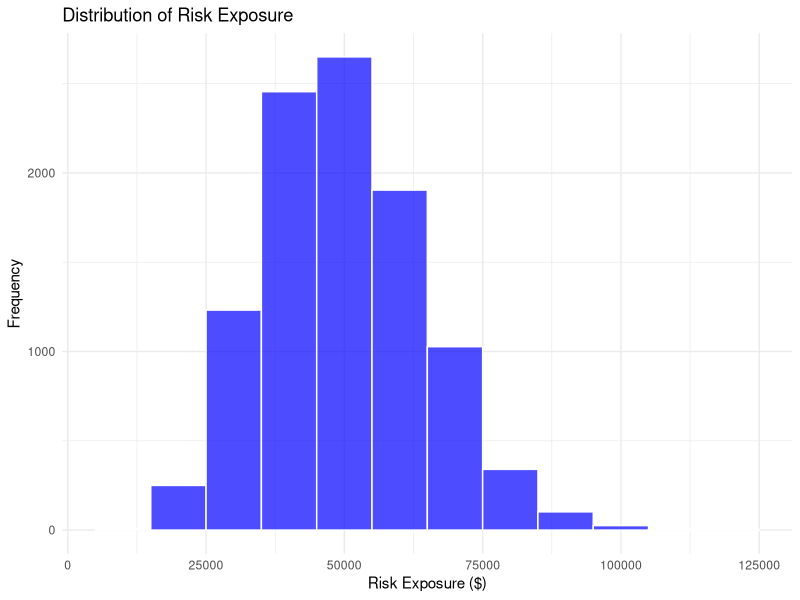

Write the R code that produced this figure.
# Monte Carlo simulation

# Threat: SQL Injection Attack
# Quantify Asset Value: Customer Database has a replacement cost of $1,000,000
# Threat Probability: 10% annual probability of a SQL injection attack
# Vulnerability Impact: estimated loss of $500,000
# Risk Exposure = Probability of Threat * Impact of Vulnerability
# Risk Exposure = 0.10 * $500,000 = $50,000


# Load necessary libraries
library(ggplot2)

# Set the seed for reproducibility
set.seed(123)

# Define parameters and distributions
num_simulations <- 10000
threat_probability_distribution <- rnorm(num_simulations, mean = 0.10, sd = 0.02)
vulnerability_impact_distribution <- rnorm(num_simulations, mean = 500000, sd = 100000)

# Run Monte Carlo simulations
risk_exposure <- threat_probability_distribution * vulnerability_impact_distribution

# Analyze results
mean_risk_exposure <- mean(risk_exposure)
std_dev_risk_exposure <- sd(risk_exposure)
percentile_95th <- quantile(risk_exposure, 0.95)

# Print results
cat("Mean Risk Exposure: $", format(mean_risk_exposure, big.mark = ","), "\n")
cat("Standard Deviation: $", format(std_dev_risk_exposure, big.mark = ","), "\n")
cat("95th Percentile: $", format(percentile_95th, big.mark = ","), "\n")

# Plot histogram of risk exposure
ggplot(data.frame(RiskExposure = risk_exposure), aes(x = RiskExposure)) +
  geom_histogram(binwidth = 10000, fill = "blue", color = "white", alpha = 0.7) +
  labs(title = "Distribution of Risk Exposure",
       x = "Risk Exposure ($)",
       y = "Frequency") +
  theme_minimal()
